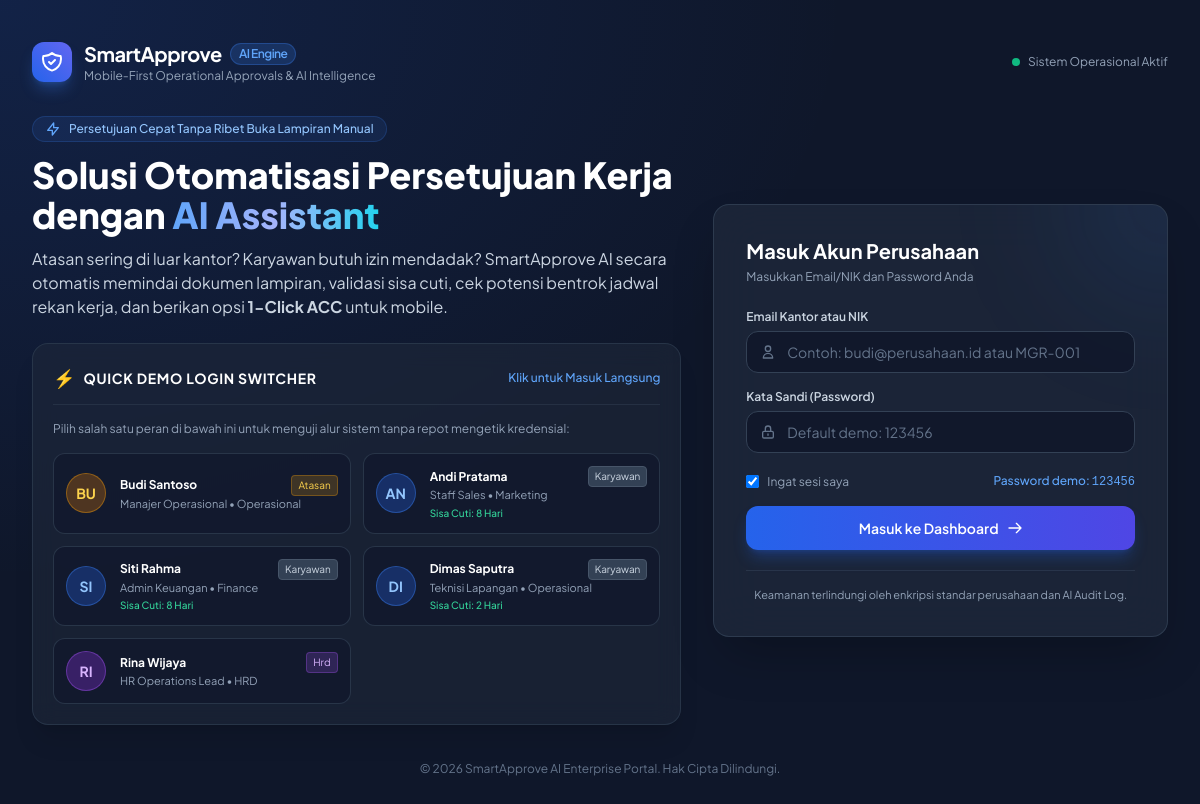
The page /login.php on the database its author committed.
### tables this page shows
CREATE TABLE users (
        id INTEGER PRIMARY KEY AUTOINCREMENT,
        name VARCHAR(100) NOT NULL,
        email VARCHAR(100) UNIQUE NOT NULL,
        nik VARCHAR(50) UNIQUE NOT NULL,
        password VARCHAR(255) NOT NULL,
        role VARCHAR(20) NOT NULL, -- 'karyawan', 'atasan', 'hrd'
        division VARCHAR(50) NOT NULL,
        job_title VARCHAR(50) NOT NULL,
        direct_supervisor_id INTEGER NULL,
        leave_quota INTEGER NOT NULL DEFAULT 12,
        avatar VARCHAR(255) DEFAULT 'default.png',
        created_at DATETIME DEFAULT CURRENT_TIMESTAMP
    );

### login.php (the view, shortened to what this page needs)
<?php
$db = getDb();
$demoAccounts = $db->query("SELECT id, name, email, nik, role, job_title, division, leave_quota FROM users ORDER BY id ASC")->fetchAll();
?>
<!DOCTYPE html>
<html lang="id">
<head>
    <script src="https://cdn.tailwindcss.com"></script>
</head>
<body class="min-h-screen text-slate-100 flex flex-col justify-between p-4 sm:p-6 lg:p-8">
    <header class="max-w-6xl w-full mx-auto flex items-center justify-between py-2">
        <div class="flex items-center gap-3">
            <div class="w-10 h-10 rounded-xl bg-gradient-to-tr from-blue-600 to-indigo-500 flex items-center justify-center shadow-lg shadow-blue-500/30">
            </div>
            <div>
                <h1 class="text-xl font-bold tracking-tight text-white flex items-center gap-2">
                    SmartApprove <span class="text-xs font-semibold px-2 py-0.5 rounded-full bg-blue-500/20 text-blue-400 border border-blue-500/30">AI Engine</span>
                </h1>
                <p class="text-xs text-slate-400">Mobile-First Operational Approvals & AI Intelligence</p>
            </div>
        </div>
        <div class="hidden sm:flex items-center gap-2 text-xs text-slate-400">
            <span class="inline-block w-2 h-2 rounded-full bg-emerald-500 animate-pulse"></span>
            <span>Sistem Operasional Aktif</span>
        </div>
    </header>
    <main class="max-w-6xl w-full mx-auto my-auto grid grid-cols-1 lg:grid-cols-12 gap-8 items-center py-6">
        <div class="lg:col-span-7 space-y-6">
            <div class="space-y-3">
                <div class="inline-flex items-center gap-2 px-3 py-1 rounded-full bg-blue-500/10 border border-blue-500/20 text-blue-300 text-xs font-medium">
                    <svg class="w-4 h-4 text-blue-400" fill="none" stroke="currentColor" viewBox="0 0 24 24"><path stroke-linecap="round" stroke-linejoin="round" stroke-width="2" d="M13 10V3L4 14h7v7l9-11h-7z"/></svg>
                    Persetujuan Cepat Tanpa Ribet Buka Lampiran Manual
                </div>
                <h2 class="text-3xl sm:text-4xl font-extrabold text-white leading-tight">
                    Solusi Otomatisasi Persetujuan Kerja dengan <span class="text-transparent bg-clip-text bg-gradient-to-r from-blue-400 via-indigo-300 to-cyan-400">AI Assistant</span>
                </h2>
                <p class="text-slate-300 text-sm sm:text-base leading-relaxed">
                    Atasan sering di luar kantor? Karyawan butuh izin mendadak? SmartApprove AI secara otomatis memindai dokumen lampiran, validasi sisa cuti, cek potensi bentrok jadwal rekan kerja, dan berikan opsi <strong>1-Click ACC</strong> untuk mobile.
                </p>
            </div>
            <div class="bg-slate-800/60 backdrop-blur-md border border-slate-700/60 rounded-2xl p-5 shadow-xl space-y-4">
                <div class="flex items-center justify-between border-b border-slate-700/50 pb-3">
                    <div class="flex items-center gap-2">
                        <span class="text-lg">⚡</span>
                        <h3 class="text-sm font-bold text-white uppercase tracking-wider">Quick Demo Login Switcher</h3>
                    </div>
                    <span class="text-xs text-blue-400 font-medium">Klik untuk Masuk Langsung</span>
                </div>
                <p class="text-xs text-slate-400">
                    Pilih salah satu peran di bawah ini untuk menguji alur sistem tanpa repot mengetik kredensial:
                </p>
                <div class="grid grid-cols-1 sm:grid-cols-2 gap-3">
                    <?php foreach ($demoAccounts as $acc):
                        $badgeColor = 'bg-slate-700 text-slate-300 border-slate-600';
                        if ($acc['role'] === 'atasan') {
                            $badgeColor = 'bg-amber-500/20 text-amber-300 border-amber-500/30';
                        } elseif ($acc['role'] === 'hrd') {
                            $badgeColor = 'bg-purple-500/20 text-purple-300 border-purple-500/30';
                        }
                    ?>
                    <a href="login.php?demo_id=<?= $acc['id'] ?>"
                       class="group relative flex items-center gap-3.5 p-3 rounded-xl bg-slate-900/60 hover:bg-slate-900 border border-slate-700/70 hover:border-blue-500 transition-all duration-200 hover:shadow-lg hover:shadow-blue-500/10">
                        <div class="w-10 h-10 rounded-full flex items-center justify-center text-sm font-bold shrink-0 <?= $acc['role'] === 'atasan' ? 'bg-amber-600/30 text-amber-300 border border-amber-500/40' : ($acc['role'] === 'hrd' ? 'bg-purple-600/30 text-purple-300 border border-purple-500/40' : 'bg-blue-600/30 text-blue-300 border border-blue-500/40') ?>">
                            <?= strtoupper(substr($acc['name'], 0, 2)) ?>
                        </div>
                        <div class="min-w-0 flex-1">
                            <div class="flex items-center justify-between">
                                <h4 class="text-xs font-bold text-white truncate group-hover:text-blue-400 transition-colors">
                                    <?= htmlspecialchars($acc['name']) ?>
                                </h4>
                                <span class="text-[10px] px-1.5 py-0.5 rounded border <?= $badgeColor ?>">
                                    <?= ucfirst($acc['role']) ?>
                                </span>
                            </div>
                            <p class="text-[11px] text-slate-400 truncate"><?= htmlspecialchars($acc['job_title']) ?> • <?= htmlspecialchars($acc['division']) ?></p>
                            <?php if ($acc['role'] === 'karyawan'): ?>
                                <p class="text-[10px] text-emerald-400 mt-0.5 font-medium">Sisa Cuti: <?= $acc['leave_quota'] ?> Hari</p>
                            <?php endif; ?>
                        </div>
                    </a>
                    <?php endforeach; ?>
                </div>
            </div>
        </div>
        <div class="lg:col-span-5">
            <div class="bg-slate-800/80 backdrop-blur-xl border border-slate-700/80 rounded-2xl p-6 sm:p-8 shadow-2xl relative overflow-hidden">
                <div class="absolute -top-24 -right-24 w-48 h-48 bg-blue-500/10 rounded-full blur-3xl pointer-events-none"></div>
                <div class="mb-6">
                    <h3 class="text-xl font-bold text-white">Masuk Akun Perusahaan</h3>
                    <p class="text-xs text-slate-400 mt-1">Masukkan Email/NIK dan Password Anda</p>
                </div>
                <form action="login.php" method="POST" class="space-y-4">
                    <div>
                        <label class="block text-xs font-semibold text-slate-300 mb-1.5">Email Kantor atau NIK</label>
                        <div class="relative">
                            <span class="absolute inset-y-0 left-0 pl-3.5 flex items-center pointer-events-none text-slate-500">
                                <svg class="w-4 h-4" fill="none" stroke="currentColor" viewBox="0 0 24 24"><path stroke-linecap="round" stroke-linejoin="round" stroke-width="2" d="M16 7a4 4 0 11-8 0 4 4 0 018 0zM12 14a7 7 0 00-7 7h14a7 7 0 00-7-7z"/></svg>
                            </span>
                            <input type="text" name="identifier" required placeholder="Contoh: budi@perusahaan.id atau MGR-001"
                                   class="w-full pl-10 pr-3.5 py-2.5 rounded-xl bg-slate-900/80 border border-slate-700 text-white placeholder-slate-500 text-xs sm:text-sm focus:outline-none focus:border-blue-500 focus:ring-1 focus:ring-blue-500 transition-all">
                        </div>
                    </div>
                    <div>
                        <label class="block text-xs font-semibold text-slate-300 mb-1.5">Kata Sandi (Password)</label>
                        <div class="relative">
                            <span class="absolute inset-y-0 left-0 pl-3.5 flex items-center pointer-events-none text-slate-500">
                                <svg class="w-4 h-4" fill="none" stroke="currentColor" viewBox="0 0 24 24"><path stroke-linecap="round" stroke-linejoin="round" stroke-width="2" d="M12 15v2m-6 4h12a2 2 0 002-2v-6a2 2 0 00-2-2H6a2 2 0 00-2 2v6a2 2 0 002 2zm10-10V7a4 4 0 00-8 0v4h8z"/></svg>
                            </span>
                            <input type="password" name="password" required placeholder="Default demo: 123456"
                                   class="w-full pl-10 pr-3.5 py-2.5 rounded-xl bg-slate-900/80 border border-slate-700 text-white placeholder-slate-500 text-xs sm:text-sm focus:outline-none focus:border-blue-500 focus:ring-1 focus:ring-blue-500 transition-all">
                        </div>
                    </div>
                    <div class="flex items-center justify-between text-xs text-slate-400 pt-1">
                        <label class="flex items-center gap-2 cursor-pointer">
                            <input type="checkbox" checked class="rounded border-slate-700 bg-slate-900 text-blue-600 focus:ring-0">
                            <span>Ingat sesi saya</span>
                        </label>
                        <span class="text-blue-400 font-medium">Password demo: <code>123456</code></span>
                    </div>
                    <button type="submit"
                            class="w-full py-3 px-4 rounded-xl bg-gradient-to-r from-blue-600 to-indigo-600 hover:from-blue-500 hover:to-indigo-500 text-white font-semibold text-sm shadow-lg shadow-blue-600/30 transition-all duration-200 transform active:scale-[0.99] flex items-center justify-center gap-2">
                        <span>Masuk ke Dashboard</span>
                        <svg class="w-4 h-4" fill="none" stroke="currentColor" viewBox="0 0 24 24"><path stroke-linecap="round" stroke-linejoin="round" stroke-width="2" d="M14 5l7 7m0 0l-7 7m7-7H3"/></svg>
                    </button>
                </form>
                <div class="mt-5 pt-4 border-t border-slate-700/60 text-center">
                    <p class="text-[11px] text-slate-400">
                        Keamanan terlindungi oleh enkripsi standar perusahaan dan AI Audit Log.
                    </p>
                </div>
            </div>
        </div>
    </main>
    <footer class="max-w-6xl w-full mx-auto text-center py-3 text-xs text-slate-500">
        &copy; <?= date('Y') ?> SmartApprove AI Enterprise Portal. Hak Cipta Dilindungi.
    </footer>
</body>
</html>

### login.php (style rules this page uses)
body { font-family: 'Plus Jakarta Sans', sans-serif; background-color: #0F172A; background-image: radial-gradient(at 0% 0%, rgba(37, 99, 235, 0.15) 0px, transparent 50%), radial-gradient(at 100% 100%, rgba(15, 23, 42, 0.8) 0px, transparent 50%); }

### rows shown on the page
users: name "BU", name "Budi Santoso", role "Atasan", job_title "Manajer Operasional", division "Operasional"
users: name "AN", name "Andi Pratama", role "Karyawan", job_title "Staff Sales", division "Marketing", leave_quota "8"
users: name "SI", name "Siti Rahma", role "Karyawan", job_title "Admin Keuangan", division "Finance", leave_quota "8"
users: name "DI", name "Dimas Saputra", role "Karyawan", job_title "Teknisi Lapangan", division "Operasional", leave_quota "2"
users: name "RI", name "Rina Wijaya", role "Hrd", job_title "HR Operations Lead", division "HRD"
